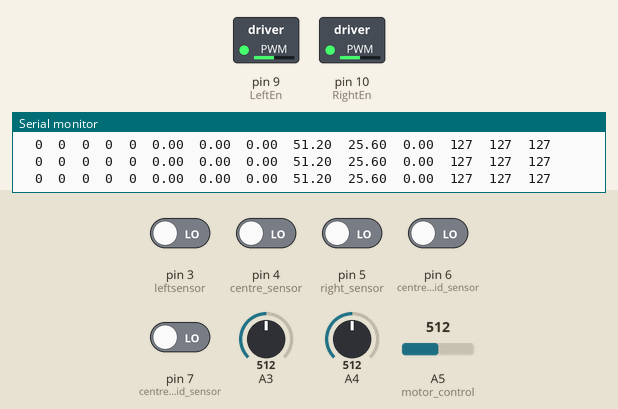
This sketch was run on a simulated Arduino Uno, built with avr-gcc and run on an emulated ATmega328P. Shown: switched loads named in the sketch (green lamp = pin HIGH), the last lines printed to the serial monitor. The inputs (shaded band) are chosen by the test bench; at power-on: pin 3 (leftsensor), pin 4 (centre_sensor), pin 5 (right_sensor), pin 6 (centre_n_left_mid_sensor), pin 7 (centre_n_right_mid_sensor) LOW, A5 (motor_control) = 512, A3 = 512, A4 = 512.

Above: at 1.2 s.
1.3 s: A5 (motor_control) set to 415
At 2.1 s:
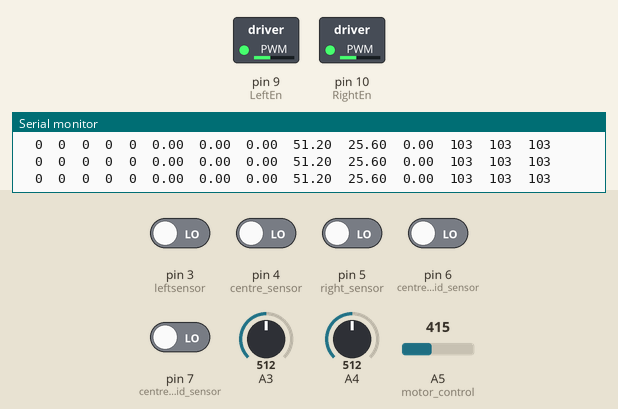
2.8 s: A5 (motor_control) set to 394
At 3.6 s:
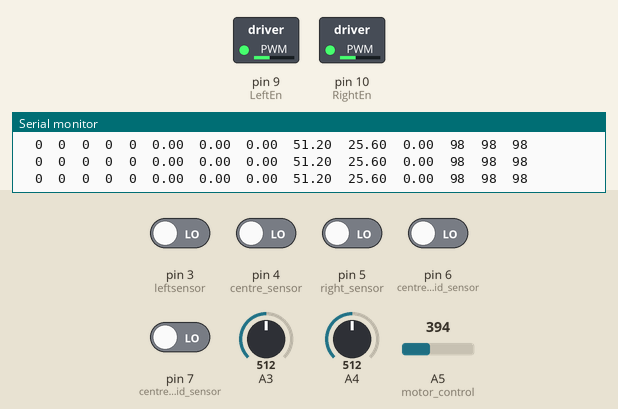
5.8 s: A5 (motor_control) set to 716
At 6.4 s:
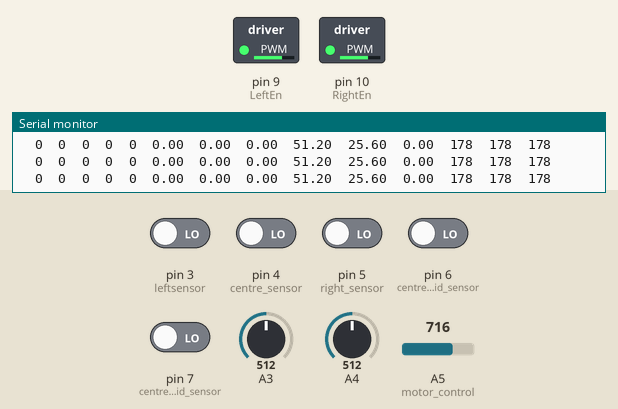
7.3 s: A5 (motor_control) set to 122
At 7.9 s:
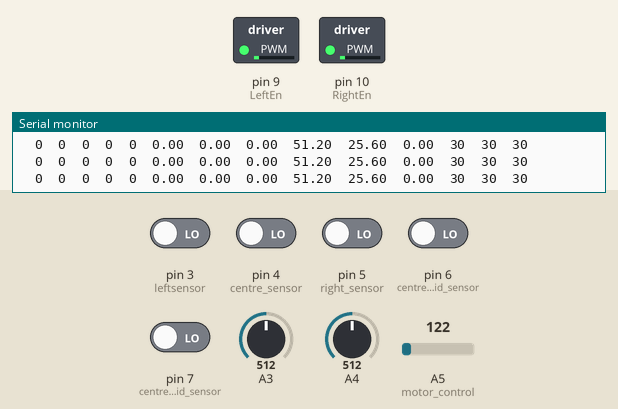
8.8 s: A5 (motor_control) set to 44
At 9.8 s:
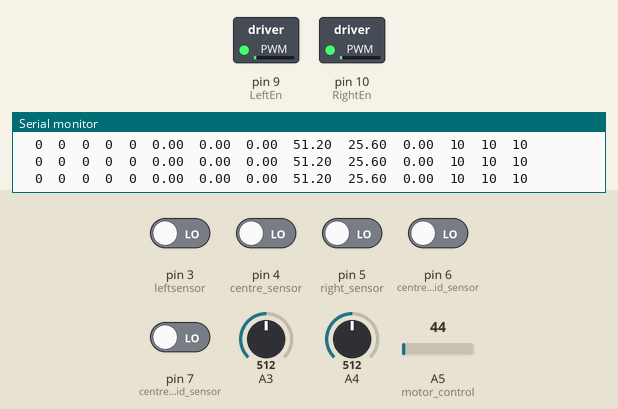
11.8 s: A5 (motor_control) set to 36
At 13.2 s:
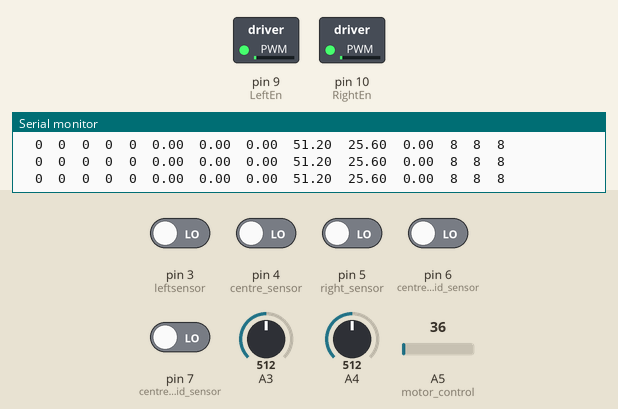
Timing chart, 0 to 14.3 s (numbered marks = the images above; inputs shaded):
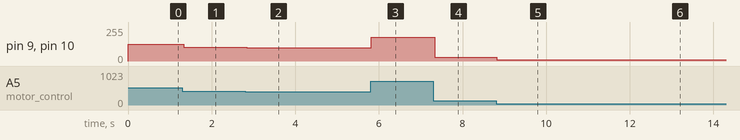

The sketch:

sketch_sep06a.ino
```cpp
//Line Following Robot using PD Controller (Digital)


//Initialization
int initial_motor_speed = 200;        //can change the initial speed that you prefer
int maxSpeed = 0;                 //if the motor is too fast, decrease the max speed and vice versa
int lsense = 0, csense = 0, rsense = 0;
int clsense = 0, crsense = 0;
float Kp = 0;       //will be change using potentiometer
float Kd = 0;       //will be change using potettiometer
float Ki = 0;
float P = 0, D = 0, PD_value = 0, I = 0;
float error = 0, previous_error = 0;
float m1error = 0;
float m2error = 0;

//Pin declaration for SHIELD-2AMOTOR
int RightEn = 10;
int LeftEn = 9;

void read_sensor_values(void);
void calculate_pid(void);
void motor_control(void);

void setup()
{
  Serial.begin(9600);       //Enable Serial Communications
  //Motor Driver Pin Setup
  pinMode(RightEn, OUTPUT);
  pinMode(LeftEn, OUTPUT);
  pinMode(3, INPUT); //leftsensor
  pinMode(4, INPUT); //centre sensor
  pinMode(5, INPUT); //right sensor
  pinMode(6, INPUT); //centre n left mid sensor
  pinMode(7, INPUT); //centre n right mid sensor


}

void loop()
{
  read_sensor_values();
  calculate_pid();
  motor_control();
}

void read_sensor_values()
{
  lsense = digitalRead(3);
  csense = digitalRead(4);
  rsense = digitalRead(5);
  clsense = digitalRead(6);
  crsense = digitalRead(7);
  Serial.print(lsense);
  Serial.print("\t");
  Serial.print(clsense);
  Serial.print("\t");
  Serial.print(csense);
  Serial.print("\t");
  Serial.print(crsense);
  Serial.print("\t");
  Serial.print(rsense);
  Serial.print("\t");


  if ((lsense == 1) && (clsense == 1) && (csense == 0) && (crsense == 1) && (rsense == 1)) //11011   0
    error = 0;
  else if ((lsense == 0) && (clsense == 0) && (csense == 0) && (crsense == 0) && (rsense == 0))//00000   0
    error = 0;
  else if ((lsense == 1) && (clsense == 1) && (csense == 0) && (crsense == 0) && (rsense == 1))//11001   1
    error = 1;
  else if ((lsense == 1) && (clsense == 1) && (csense == 1) && (crsense == 0) && (rsense == 1))//11101   2
    error = 2;
  else if ((lsense == 1) && (clsense == 1) && (csense == 1) && (crsense == 0) && (rsense == 0))//11100   4
    error = 4;
  else if ((lsense == 1) && (clsense == 1) && (csense == 1) && (crsense == 1) && (rsense == 0))//11110   6
    error = 6;
  else if ((lsense == 1) && (clsense == 1) && (csense == 0) && (crsense == 0) && (rsense == 0))//11000   6
    error = 6;
  else if ((lsense == 1) && (clsense == 0) && (csense == 0) && (crsense == 1) && (rsense == 1)) //10011    -1
    error = -1;
  else if ((lsense == 1) && (clsense == 0) && (csense == 1) && (crsense == 1) && (rsense == 1)) //10111    -2
    error = -2;
  else if ((lsense == 0) && (clsense == 0) && (csense == 1) && (crsense == 1) && (rsense == 1))//00111   -4
    error = -4;
  else if ((lsense == 0) && (clsense == 1) && (csense == 1) && (crsense == 1) && (rsense == 1))//01111   -6
    error = -6;
  else if ((lsense == 0) && (clsense == 0) && (csense == 0) && (crsense == 1) && (rsense == 1))//00011   -6
    error = -6;
  //  else if ((lsense == 1) && (clsense == 0) && (csense == 0) && (crsense == 1) && (rsense == 1))//10011
  //  {
  //    if ((lsense == 1) && (clsense == 1) && (csense == 0) && (crsense == 1) && (rsense == 1))
  //    { if ((lsense == 1) && (clsense == 1) && (csense == 1) && (crsense == 1) && (rsense == 1))
  //        error = -6;
  //    }
  //  }
  //  else if ((lsense == 1) && (clsense == 1) && (csense == 0) && (crsense == 0) && (rsense == 1))//11001
  //  {
  //    if ((lsense == 1) && (clsense == 1) && (csense == 0) && (crsense == 1) && (rsense == 1))
  //    { if ((lsense == 1) && (clsense == 1) && (csense == 1) && (crsense == 1) && (rsense == 1))
  //        error = 6;
  //    }
  //  }
  else if ((lsense == 1) && (clsense == 1) && (csense == 1) && (crsense == 1) && (rsense == 1))
  {
    if (error == 0) {
      if (m2error == -1 && m1error == 0)
        error = -6;
      else if (m2error == 1 && m1error == 0 )
        error = 6;
      else
        error = 0;
    }
    else if (error == 2) error = 2;
    else if (error == -2) error = -2;
    else if (error == 4) error = 4;
    else if (error == -4) error = -4;
    else if (error == -6) error = -6;
    else if (error == 6) error = 6;
    else if (error == 5) error = 5;
    else error = -5;
  }


  Serial.print(error);
  Serial.print("\t");

  if (error != m1error)
  {
    m2error = m1error;
    m1error = error;
  }
  Serial.print(m1error);
  Serial.print("\t");
  Serial.print(m2error);
  Serial.print("\t");
}

void calculate_pid()
{
  P = error;
  D = error - previous_error;
  //I = I + error;

  Kp = analogRead(A3);
  Kp = Kp / 10;
  Serial.print(Kp);
  Serial.print("\t");

  Kd = analogRead(A4);
  Kd = Kd / 20;
  Serial.print(Kd);
  Serial.print("\t");

  // Ki = analogRead(A2);
  // Ki = Ki / 100;
  //Serial.print(Ki);
  //Serial.print("\t");


  PD_value = (Kp * P) + (Kd * D) + (Ki * I);
  Serial.print(PD_value);
  Serial.print("\t");
  previous_error = error;
}

void motor_control()
{
  // Calculating the effective motor speed:
  int left_motor_speed = initial_motor_speed + PD_value;
  int right_motor_speed = initial_motor_speed - PD_value;
  int tempSpeed = analogRead(A5);
  maxSpeed = map(tempSpeed, 0, 1023, 0, 255);
  maxSpeed = constrain(maxSpeed, 0, 255);
  Serial.print(maxSpeed);
  Serial.print("\t");

  // The motor speed should not exceed the max PWM value
  left_motor_speed = constrain(left_motor_speed, 0, maxSpeed);
  right_motor_speed = constrain(right_motor_speed, 0, maxSpeed);

  // right_motor_speed = right_motor_speed + 5 ; //this line is needed if your motor didn't have same speed

  //open the Serial Monitor to see the speed of each motor
  //Serial.print ("right = ");
  Serial.print(right_motor_speed);
  Serial.print("\t");
  //Serial.print("left = ");
  Serial.println(left_motor_speed);
  Serial.print("\t");

  analogWrite(LeftEn, left_motor_speed);  //Left Motor Speed
  analogWrite(RightEn, right_motor_speed); //Right Motor Speed
}
```

Measured:
- after the input at 1.3 s, pin 9 (LeftEn), pin 10 (RightEn): 127/255 → 103/255 at once
- after the input at 2.8 s, pin 9 (LeftEn), pin 10 (RightEn): 103/255 → 98/255 at once
- after the input at 5.8 s, pin 9 (LeftEn), pin 10 (RightEn): 98/255 → 178/255 at once
- after the input at 7.3 s, pin 9 (LeftEn), pin 10 (RightEn): 178/255 → 30/255 at once
- after the input at 8.8 s, pin 9 (LeftEn), pin 10 (RightEn): 30/255 → 10/255 at once
- after the input at 11.8 s, pin 9 (LeftEn), pin 10 (RightEn): 10/255 → 8/255 after 0.05 s
